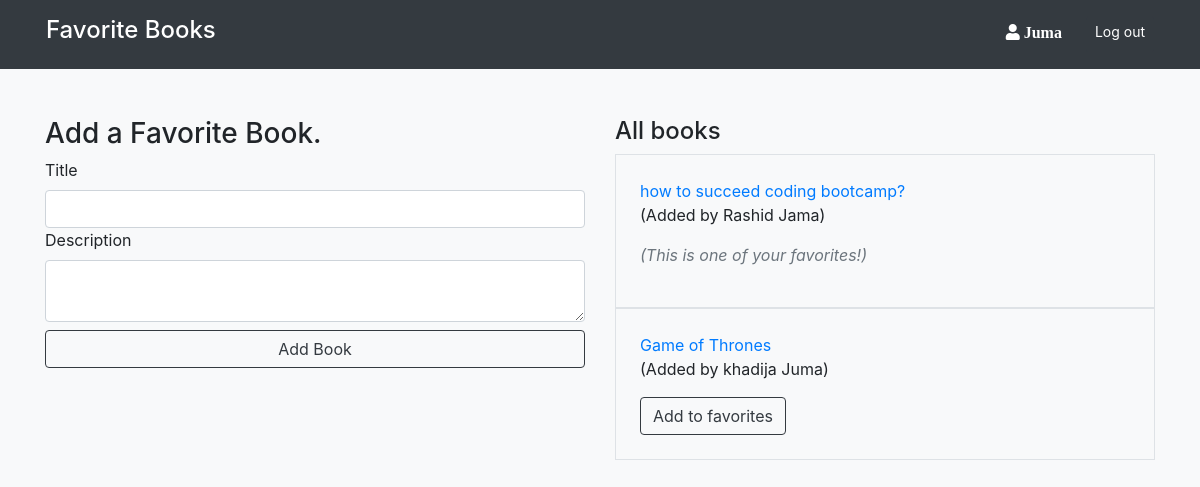
Page /books/ (signed in) on the committed database.
### login/models.py (models this page shows)
class User(models.Model):
  first_name = models.CharField(max_length=255)
  last_name = models.CharField(max_length=255)
  email = models.CharField(max_length=255)
  password = models.CharField(max_length=255)
  created_at = models.DateTimeField(auto_now_add=True)
  updated_at = models.DateTimeField(auto_now=True)
  objects = UserManager()

### books/models.py (models this page shows)
class Book(models.Model):
  title = models.CharField(max_length=255)
  description = models.TextField()
  uploader = models.ForeignKey(User, related_name="upload_books",on_delete=models.CASCADE)
  users_who_like = models.ManyToManyField(User, related_name='liked_books')
  created_at = models.DateTimeField(auto_now_add=True)
  updated_at = models.DateTimeField(auto_now=True)

### books/views.py (the view)
# urls.py: path('', views.index),
def index(request):
  context = {
    'users': User.objects.all(),
    'books': Book.objects.all(),
    'current_user': User.objects.get(id=request.session['user_id'])
  }
  if 'user_id' not in request.session:
    return redirect('/')
  else:
    return render(request, 'books/index.html', context)

### books/templates/books/index.html (shortened to what this page needs)
<!DOCTYPE html>
<html lang="en">
<head>
  <link rel="stylesheet" href="https://stackpath.bootstrapcdn.com/bootstrap/4.5.0/css/bootstrap.min.css">
  <link rel="stylesheet" href="https://use.fontawesome.com/releases/v5.8.2/css/all.css"
>
</head>
<body class="bg-light">
  <nav class="bg-dark">
  <div class="d-flex container text-white p-3">
    <h4 class="mr-auto">Favorite Books</h4>
    <i class="fas fa-user fa-1.5x mr-4 mt-2"> {{request.session.name}}</i>
    <a href="/logout" class="btn btn-sm btn-dark text-white">Log out</a>
  </div>
  </nav>
  <div class="container mt-5">
    <div class="row">
      <div class="col-sm-6">
        <h3>Add a Favorite Book.</h3>
        <form action="/books/add_books" method="POST" class="form-group">
          <label for="tl">Title</label>
          <input type="text" name="title" id="tl" class="form-control title">
          <label for="ds">Description</label>
          <textarea name="des" id="ds" class="form-control"></textarea>
          <input type="submit" value="Add Book" class="btn btn-outline-dark mt-2 w-100 submit">
        </form>
      </div>
      <div class="col-sm-6">
        <h4>All books</h4>
        {% for book in books %}
        <div class="border p-4">
          <a href="/books/{{book.id}}">{{book.title}}</a>
          <p>(Added by {{book.uploader.first_name}} {{book.uploader.last_name}})</p>
          {% if current_user in book.users_who_like.all %}
          <p class="font-italic text-secondary">(This is one of your favorites!)</p>
          {% else %}
          <a href="/books/fav/{{book.id}}" class="btn btn-outline-dark">Add to favorites</a>
          {% endif %}
        </div>
        {% endfor %}
      </div>
  </div>
  </div>
</body>
</html>

### rows in the picture
User: session.name "Juma"
Book: title "how to succeed coding bootcamp?", uploader.first_name "Rashid", uploader.last_name "Jama", shows "(This is one of your favorites!)"
Book: title "Game of Thrones", uploader.first_name "khadija", uploader.last_name "Juma"
